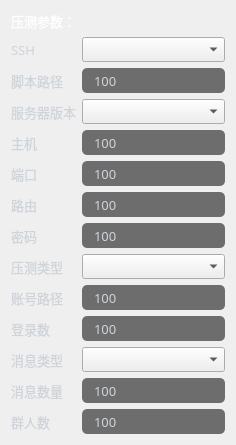
                      <widget class="QWidget" name="gridWidget_2" native="true">
                       <layout class="QGridLayout" name="gridLayout_11">
                        <item row="2" column="1">
                         <widget class="QLineEdit" name="lineEdit_times_4">
                          <property name="minimumSize">
                           <size>
                            <width>0</width>
                            <height>25</height>
                           </size>
                          </property>
                          <property name="maximumSize">
                           <size>
                            <width>16777215</width>
                            <height>16777215</height>
                           </size>
                          </property>
                          <property name="font">
                           <font>
                            <family>OPPOSans B</family>
                            <pointsize>10</pointsize>
                            <stylestrategy>PreferAntialias</stylestrategy>
                           </font>
                          </property>
                          <property name="styleSheet">
                           <string notr="true">QLineEdit{
color:#ced4da;
border-radius: 14px;
background-color: rgb(25, 25, 25, 155);
border: 0px solid rgba(255, 255, 255, 0);
border-radius: 5px;
padding-left:10px;
padding-right:10px;
}</string>
                          </property>
                          <property name="text">
                           <string>100</string>
                          </property>
                          <property name="placeholderText">
                           <string>0</string>
                          </property>
                         </widget>
                        </item>
                        <item row="9" column="0">
                         <widget class="QLabel" name="label_39">
                          <property name="minimumSize">
                           <size>
                            <width>0</width>
                            <height>25</height>
                           </size>
                          </property>
                          <property name="maximumSize">
                           <size>
                            <width>75</width>
                            <height>30</height>
                           </size>
                          </property>
                          <property name="font">
                           <font>
                            <family>OPPOSans B</family>
                            <pointsize>10</pointsize>
                            <stylestrategy>PreferAntialias</stylestrategy>
                           </font>
                          </property>
                          <property name="styleSheet">
                           <string notr="true">color:#ced4da;</string>
                          </property>
                          <property name="text">
                           <string>账号路径</string>
                          </property>
                         </widget>
                        </item>
                        <item row="5" column="0">
                         <widget class="QLabel" name="label_35">
                          <property name="minimumSize">
                           <size>
                            <width>0</width>
                            <height>25</height>
                           </size>
                          </property>
                          <property name="maximumSize">
                           <size>
                            <width>75</width>
                            <height>30</height>
                           </size>
                          </property>
                          <property name="font">
                           <font>
                            <family>OPPOSans B</family>
                            <pointsize>10</pointsize>
                            <stylestrategy>PreferAntialias</stylestrategy>
                           </font>
                          </property>
                          <property name="styleSheet">
                           <string notr="true">color:#ced4da;</string>
                          </property>
                          <property name="text">
                           <string>端口</string>
                          </property>
                         </widget>
                        </item>
                        <item row="11" column="0">
                         <widget class="QLabel" name="label_41">
                          <property name="minimumSize">
                           <size>
                            <width>0</width>
                            <height>25</height>
                           </size>
                          </property>
                          <property name="maximumSize">
                           <size>
                            <width>75</width>
                            <height>30</height>
                           </size>
                          </property>
                          <property name="font">
                           <font>
                            <family>OPPOSans B</family>
                            <pointsize>10</pointsize>
                            <stylestrategy>PreferAntialias</stylestrategy>
                           </font>
                          </property>
                          <property name="styleSheet">
                           <string notr="true">color:#ced4da;</string>
                          </property>
                          <property name="text">
                           <string>消息类型</string>
                          </property>
                         </widget>
                        </item>
                        <item row="10" column="0">
                         <widget class="QLabel" name="label_40">
                          <property name="minimumSize">
                           <size>
                            <width>0</width>
                            <height>25</height>
                           </size>
                          </property>
                          <property name="maximumSize">
                           <size>
                            <width>75</width>
                            <height>30</height>
                           </size>
                          </property>
                          <property name="font">
                           <font>
                            <family>OPPOSans B</family>
                            <pointsize>10</pointsize>
                            <stylestrategy>PreferAntialias</stylestrategy>
                           </font>
                          </property>
                          <property name="styleSheet">
                           <string notr="true">color:#ced4da;</string>
                          </property>
                          <property name="text">
                           <string>登录数</string>
                          </property>
                         </widget>
                        </item>
                        <item row="8" column="1">
                         <widget class="QComboBox" name="comboBox_2">
                          <property name="minimumSize">
                           <size>
                            <width>0</width>
                            <height>25</height>
                           </size>
                          </property>
                         </widget>
                        </item>
                        <item row="4" column="1">
                         <widget class="QLineEdit" name="lineEdit_times_5">
                          <property name="minimumSize">
                           <size>
                            <width>0</width>
                            <height>25</height>
                           </size>
                          </property>
                          <property name="maximumSize">
                           <size>
                            <width>16777215</width>
                            <height>16777215</height>
                           </size>
                          </property>
                          <property name="font">
                           <font>
                            <family>OPPOSans B</family>
                            <pointsize>10</pointsize>
                            <stylestrategy>PreferAntialias</stylestrategy>
                           </font>
                          </property>
                          <property name="styleSheet">
                           <string notr="true">QLineEdit{
color:#ced4da;
border-radius: 14px;
background-color: rgb(25, 25, 25, 155);
border: 0px solid rgba(255, 255, 255, 0);
border-radius: 5px;
padding-left:10px;
padding-right:10px;
}</string>
                          </property>
                          <property name="text">
                           <string>100</string>
                          </property>
                          <property name="placeholderText">
                           <string>0</string>
                          </property>
                         </widget>
                        </item>
                        <item row="7" column="1">
                         <widget class="QLineEdit" name="lineEdit_times_8">
                          <property name="minimumSize">
                           <size>
                            <width>0</width>
                            <height>25</height>
                           </size>
                          </property>
                          <property name="maximumSize">
                           <size>
                            <width>16777215</width>
                            <height>16777215</height>
                           </size>
                          </property>
                          <property name="font">
                           <font>
                            <family>OPPOSans B</family>
                            <pointsize>10</pointsize>
                            <stylestrategy>PreferAntialias</stylestrategy>
                           </font>
                          </property>
                          <property name="styleSheet">
                           <string notr="true">QLineEdit{
color:#ced4da;
border-radius: 14px;
background-color: rgb(25, 25, 25, 155);
border: 0px solid rgba(255, 255, 255, 0);
border-radius: 5px;
padding-left:10px;
padding-right:10px;
}</string>
                          </property>
                          <property name="text">
                           <string>100</string>
                          </property>
                          <property name="placeholderText">
                           <string>0</string>
                          </property>
                         </widget>
                        </item>
                        <item row="6" column="1">
                         <widget class="QLineEdit" name="lineEdit_times_7">
                          <property name="minimumSize">
                           <size>
                            <width>0</width>
                            <height>25</height>
                           </size>
                          </property>
                          <property name="maximumSize">
                           <size>
                            <width>16777215</width>
                            <height>16777215</height>
                           </size>
                          </property>
                          <property name="font">
                           <font>
                            <family>OPPOSans B</family>
                            <pointsize>10</pointsize>
                            <stylestrategy>PreferAntialias</stylestrategy>
                           </font>
                          </property>
                          <property name="styleSheet">
                           <string notr="true">QLineEdit{
color:#ced4da;
border-radius: 14px;
background-color: rgb(25, 25, 25, 155);
border: 0px solid rgba(255, 255, 255, 0);
border-radius: 5px;
padding-left:10px;
padding-right:10px;
}</string>
                          </property>
                          <property name="text">
                           <string>100</string>
                          </property>
                          <property name="placeholderText">
                           <string>0</string>
                          </property>
                         </widget>
                        </item>
                        <item row="13" column="0">
                         <widget class="QLabel" name="label_43">
                          <property name="minimumSize">
                           <size>
                            <width>0</width>
                            <height>25</height>
                           </size>
                          </property>
                          <property name="maximumSize">
                           <size>
                            <width>75</width>
                            <height>30</height>
                           </size>
                          </property>
                          <property name="font">
                           <font>
                            <family>OPPOSans B</family>
                            <pointsize>10</pointsize>
                            <stylestrategy>PreferAntialias</stylestrategy>
                           </font>
                          </property>
                          <property name="styleSheet">
                           <string notr="true">color:#ced4da;</string>
                          </property>
                          <property name="text">
                           <string>群人数</string>
                          </property>
                         </widget>
                        </item>
                        <item row="6" column="0">
                         <widget class="QLabel" name="label_36">
                          <property name="minimumSize">
                           <size>
                            <width>0</width>
                            <height>25</height>
                           </size>
                          </property>
                          <property name="maximumSize">
                           <size>
                            <width>75</width>
                            <height>30</height>
                           </size>
                          </property>
                          <property name="font">
                           <font>
                            <family>OPPOSans B</family>
                            <pointsize>10</pointsize>
                            <stylestrategy>PreferAntialias</stylestrategy>
                           </font>
                          </property>
                          <property name="styleSheet">
                           <string notr="true">color:#ced4da;</string>
                          </property>
                          <property name="text">
                           <string>路由</string>
                          </property>
                         </widget>
                        </item>
                        <item row="5" column="1">
                         <widget class="QLineEdit" name="lineEdit_times_6">
                          <property name="minimumSize">
                           <size>
                            <width>0</width>
                            <height>25</height>
                           </size>
                          </property>
                          <property name="maximumSize">
                           <size>
                            <width>16777215</width>
                            <height>16777215</height>
                           </size>
                          </property>
                          <property name="font">
                           <font>
                            <family>OPPOSans B</family>
                            <pointsize>10</pointsize>
                            <stylestrategy>PreferAntialias</stylestrategy>
                           </font>
                          </property>
                          <property name="styleSheet">
                           <string notr="true">QLineEdit{
color:#ced4da;
border-radius: 14px;
background-color: rgb(25, 25, 25, 155);
border: 0px solid rgba(255, 255, 255, 0);
border-radius: 5px;
padding-left:10px;
padding-right:10px;
}</string>
                          </property>
                          <property name="text">
                           <string>100</string>
                          </property>
                          <property name="placeholderText">
                           <string>0</string>
                          </property>
                         </widget>
                        </item>
                        <item row="1" column="1">
                         <widget class="QComboBox" name="comboBox">
                          <property name="minimumSize">
                           <size>
                            <width>0</width>
                            <height>25</height>
                           </size>
                          </property>
                         </widget>
                        </item>
                        <item row="7" column="0">
                         <widget class="QLabel" name="label_37">
                          <property name="minimumSize">
                           <size>
                            <width>0</width>
                            <height>25</height>
                           </size>
                          </property>
                          <property name="maximumSize">
                           <size>
                            <width>75</width>
                            <height>30</height>
                           </size>
                          </property>
                          <property name="font">
                           <font>
                            <family>OPPOSans B</family>
                            <pointsize>10</pointsize>
                            <stylestrategy>PreferAntialias</stylestrategy>
                           </font>
                          </property>
                          <property name="styleSheet">
                           <string notr="true">color:#ced4da;</string>
                          </property>
                          <property name="text">
                           <string>密码</string>
                          </property>
                         </widget>
                        </item>
                        <item row="4" column="0">
                         <widget class="QLabel" name="label_34">
                          <property name="minimumSize">
                           <size>
                            <width>0</width>
                            <height>25</height>
                           </size>
                          </property>
                          <property name="maximumSize">
                           <size>
                            <width>75</width>
                            <height>30</height>
                           </size>
                          </property>
                          <property name="font">
                           <font>
                            <family>OPPOSans B</family>
                            <pointsize>10</pointsize>
                            <stylestrategy>PreferAntialias</stylestrategy>
                           </font>
                          </property>
                          <property name="styleSheet">
                           <string notr="true">color:#ced4da;</string>
                          </property>
                          <property name="text">
                           <string>主机</string>
                          </property>
                         </widget>
                        </item>
                        <item row="12" column="0">
                         <widget class="QLabel" name="label_42">
                          <property name="minimumSize">
                           <size>
                            <width>0</width>
                            <height>25</height>
                           </size>
                          </property>
                          <property name="maximumSize">
                           <size>
                            <width>75</width>
                            <height>30</height>
                           </size>
                          </property>
                          <property name="font">
                           <font>
                            <family>OPPOSans B</family>
                            <pointsize>10</pointsize>
                            <stylestrategy>PreferAntialias</stylestrategy>
                           </font>
                          </property>
                          <property name="styleSheet">
                           <string notr="true">color:#ced4da;</string>
                          </property>
                          <property name="text">
                           <string>消息数量</string>
                          </property>
                         </widget>
                        </item>
                        <item row="8" column="0">
                         <widget class="QLabel" name="label_38">
                          <property name="minimumSize">
                           <size>
                            <width>0</width>
                            <height>25</height>
                           </size>
                          </property>
                          <property name="maximumSize">
                           <size>
                            <width>75</width>
                            <height>30</height>
                           </size>
                          </property>
                          <property name="font">
                           <font>
                            <family>OPPOSans B</family>
                            <pointsize>10</pointsize>
                            <stylestrategy>PreferAntialias</stylestrategy>
                           </font>
                          </property>
                          <property name="styleSheet">
                           <string notr="true">color:#ced4da;</string>
                          </property>
                          <property name="text">
                           <string>压测类型</string>
                          </property>
                         </widget>
                        </item>
                        <item row="3" column="0">
                         <widget class="QLabel" name="label_33">
                          <property name="minimumSize">
                           <size>
                            <width>0</width>
                            <height>25</height>
                           </size>
                          </property>
                          <property name="maximumSize">
                           <size>
                            <width>75</width>
                            <height>30</height>
                           </size>
                          </property>
                          <property name="font">
                           <font>
                            <family>OPPOSans B</family>
                            <pointsize>10</pointsize>
                            <stylestrategy>PreferAntialias</stylestrategy>
                           </font>
                          </property>
                          <property name="styleSheet">
                           <string notr="true">color:#ced4da;</string>
                          </property>
                          <property name="text">
                           <string>服务器版本</string>
                          </property>
                         </widget>
                        </item>
                        <item row="2" column="0">
                         <widget class="QLabel" name="label_44">
                          <property name="minimumSize">
                           <size>
                            <width>0</width>
                            <height>25</height>
                           </size>
                          </property>
                          <property name="maximumSize">
                           <size>
                            <width>75</width>
                            <height>30</height>
                           </size>
                          </property>
                          <property name="font">
                           <font>
                            <family>OPPOSans B</family>
                            <pointsize>10</pointsize>
                            <stylestrategy>PreferAntialias</stylestrategy>
                           </font>
                          </property>
                          <property name="styleSheet">
                           <string notr="true">color:#ced4da;</string>
                          </property>
                          <property name="text">
                           <string>脚本路径</string>
                          </property>
                         </widget>
                        </item>
                        <item row="1" column="0">
                         <widget class="QLabel" name="label_45">
                          <property name="minimumSize">
                           <size>
                            <width>0</width>
                            <height>25</height>
                           </size>
                          </property>
                          <property name="maximumSize">
                           <size>
                            <width>75</width>
                            <height>30</height>
                           </size>
                          </property>
                          <property name="font">
                           <font>
                            <family>OPPOSans B</family>
                            <pointsize>10</pointsize>
                            <stylestrategy>PreferAntialias</stylestrategy>
                           </font>
                          </property>
                          <property name="styleSheet">
                           <string notr="true">color:#ced4da;</string>
                          </property>
                          <property name="text">
                           <string>SSH</string>
                          </property>
                         </widget>
                        </item>
                        <item row="10" column="1">
                         <widget class="QLineEdit" name="lineEdit_times_10">
                          <property name="minimumSize">
                           <size>
                            <width>0</width>
                            <height>25</height>
                           </size>
                          </property>
                          <property name="maximumSize">
                           <size>
                            <width>16777215</width>
                            <height>16777215</height>
                           </size>
                          </property>
                          <property name="font">
                           <font>
                            <family>OPPOSans B</family>
                            <pointsize>10</pointsize>
                            <stylestrategy>PreferAntialias</stylestrategy>
                           </font>
                          </property>
                          <property name="styleSheet">
                           <string notr="true">QLineEdit{
color:#ced4da;
border-radius: 14px;
background-color: rgb(25, 25, 25, 155);
border: 0px solid rgba(255, 255, 255, 0);
border-radius: 5px;
padding-left:10px;
padding-right:10px;
}</string>
                          </property>
                          <property name="text">
                           <string>100</string>
                          </property>
                          <property name="placeholderText">
                           <string>0</string>
                          </property>
                         </widget>
                        </item>
                        <item row="9" column="1">
                         <widget class="QLineEdit" name="lineEdit_times_9">
                          <property name="minimumSize">
                           <size>
                            <width>0</width>
                            <height>25</height>
                           </size>
                          </property>
                          <property name="maximumSize">
                           <size>
                            <width>16777215</width>
                            <height>16777215</height>
                           </size>
                          </property>
                          <property name="font">
                           <font>
                            <family>OPPOSans B</family>
                            <pointsize>10</pointsize>
                            <stylestrategy>PreferAntialias</stylestrategy>
                           </font>
                          </property>
                          <property name="styleSheet">
                           <string notr="true">QLineEdit{
color:#ced4da;
border-radius: 14px;
background-color: rgb(25, 25, 25, 155);
border: 0px solid rgba(255, 255, 255, 0);
border-radius: 5px;
padding-left:10px;
padding-right:10px;
}</string>
                          </property>
                          <property name="text">
                           <string>100</string>
                          </property>
                          <property name="placeholderText">
                           <string>0</string>
                          </property>
                         </widget>
                        </item>
                        <item row="11" column="1">
                         <widget class="QComboBox" name="comboBox_3">
                          <property name="minimumSize">
                           <size>
                            <width>0</width>
                            <height>25</height>
                           </size>
                          </property>
                         </widget>
                        </item>
                        <item row="3" column="1">
                         <widget class="QComboBox" name="comboBox_4">
                          <property name="minimumSize">
                           <size>
                            <width>0</width>
                            <height>25</height>
                           </size>
                          </property>
                         </widget>
                        </item>
                        <item row="12" column="1">
                         <widget class="QLineEdit" name="lineEdit_times_11">
                          <property name="minimumSize">
                           <size>
                            <width>0</width>
                            <height>25</height>
                           </size>
                          </property>
                          <property name="maximumSize">
                           <size>
                            <width>16777215</width>
                            <height>16777215</height>
                           </size>
                          </property>
                          <property name="font">
                           <font>
                            <family>OPPOSans B</family>
                            <pointsize>10</pointsize>
                            <stylestrategy>PreferAntialias</stylestrategy>
                           </font>
                          </property>
                          <property name="styleSheet">
                           <string notr="true">QLineEdit{
color:#ced4da;
border-radius: 14px;
background-color: rgb(25, 25, 25, 155);
border: 0px solid rgba(255, 255, 255, 0);
border-radius: 5px;
padding-left:10px;
padding-right:10px;
}</string>
                          </property>
                          <property name="text">
                           <string>100</string>
                          </property>
                          <property name="placeholderText">
                           <string>0</string>
                          </property>
                         </widget>
                        </item>
                        <item row="13" column="1">
                         <widget class="QLineEdit" name="lineEdit_times_12">
                          <property name="minimumSize">
                           <size>
                            <width>0</width>
                            <height>25</height>
                           </size>
                          </property>
                          <property name="maximumSize">
                           <size>
                            <width>16777215</width>
                            <height>16777215</height>
                           </size>
                          </property>
                          <property name="font">
                           <font>
                            <family>OPPOSans B</family>
                            <pointsize>10</pointsize>
                            <stylestrategy>PreferAntialias</stylestrategy>
                           </font>
                          </property>
                          <property name="styleSheet">
                           <string notr="true">QLineEdit{
color:#ced4da;
border-radius: 14px;
background-color: rgb(25, 25, 25, 155);
border: 0px solid rgba(255, 255, 255, 0);
border-radius: 5px;
padding-left:10px;
padding-right:10px;
}</string>
                          </property>
                          <property name="text">
                           <string>100</string>
                          </property>
                          <property name="placeholderText">
                           <string>0</string>
                          </property>
                         </widget>
                        </item>
                        <item row="0" column="0">
                         <widget class="QLabel" name="label_15">
                          <property name="minimumSize">
                           <size>
                            <width>0</width>
                            <height>20</height>
                           </size>
                          </property>
                          <property name="maximumSize">
                           <size>
                            <width>16777215</width>
                            <height>20</height>
                           </size>
                          </property>
                          <property name="font">
                           <font>
                            <family>OPPOSans B</family>
                            <pointsize>10</pointsize>
                           </font>
                          </property>
                          <property name="styleSheet">
                           <string notr="true">color: rgb(255, 255, 255);</string>
                          </property>
                          <property name="text">
                           <string>压测参数：</string>
                          </property>
                         </widget>
                        </item>
                       </layout>
                      </widget>
